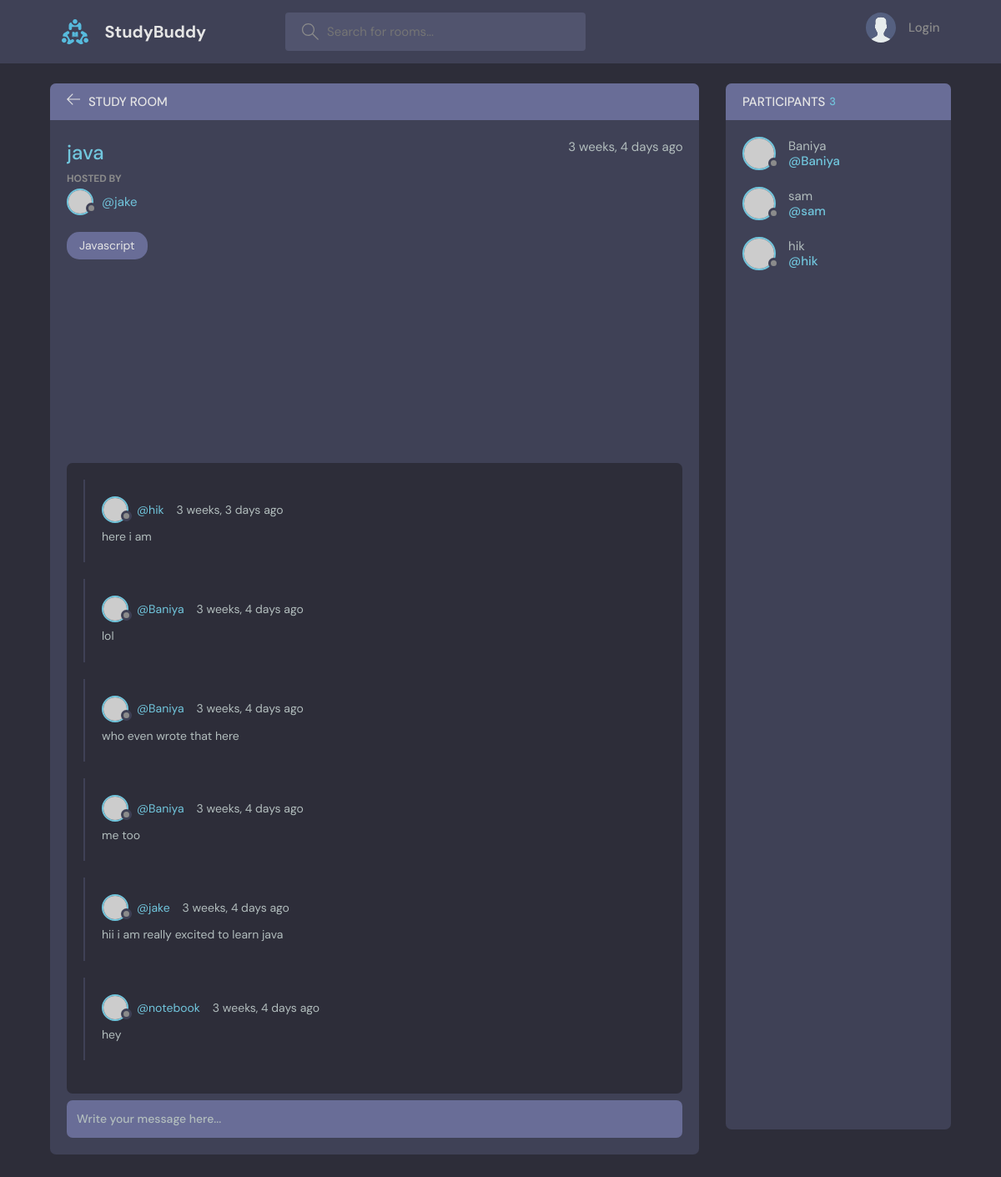
The page /room/1/ on the database its author committed.
### base/models.py (models this page shows, shortened)
class Room(models.Model):
    host =  models.ForeignKey(User, on_delete=models.SET_NULL,null = True)
    topic = models.ForeignKey(Topic, on_delete=models.SET_NULL,null = True)
    name = models.CharField(max_length=200)
    description = models.TextField(null=True, blank=True)
    participants = models.ManyToManyField(User, related_name='participants',blank=True)
    updated = models.DateTimeField(auto_now = True)#takes a snapshot everytime we save this item
    created = models.DateTimeField(auto_now_add = True) #takes a snapshot every timesstamp when first save or create this instance
    class Meta:
        ordering = ['-updated','-created']

class Topic(models.Model):
    name = models.CharField(max_length=200)
    def __str__(self):
        return self.name

class Message(models.Model):
    user = models.ForeignKey(User,on_delete=models.CASCADE)
    room = models.ForeignKey(Room, on_delete=models.CASCADE)#WHEN ROOM GETS DELETED ALL THE CHILDREN ALSO GET DELETED USING CASCADE
    body = models.TextField()
    updated = models.DateTimeField(auto_now = True)#takes a snapshot everytime we save this item
    created = models.DateTimeField(auto_now_add = True) #takes a snapshot every timesstamp when first save or create this instance
    class Meta:
        ordering = ['-updated','-created']

### base/views.py (the view, shortened to what this page needs)
# urls.py: path('room/<str:pk>/', views.room, name="room"),
def room(request, pk):
    room = Room.objects.get(id=pk)
    room_messages = room.message_set.all().order_by('-created')
    participants = room.participants.all()
    context = {'room': room,'room_messages':room_messages,'participants':participants}
    return render(request, 'base/room.html', context)

### base/templates/base/room.html (shortened to what this page needs)
{% extends "main.html" %}
{% block content%}
    <main class="profile-page layout layout--2">
      <div class="container">
        <div class="room">
          <div class="room__top">
            <div class="room__topLeft">
              <a href="{% url 'home'%}">
                <svg version="1.1" xmlns="http://www.w3.org/2000/svg" width="32" height="32" viewBox="0 0 32 32">
                  <title>arrow-left</title>
                  <path
                    d="M13.723 2.286l-13.723 13.714 13.719 13.714 1.616-1.611-10.96-10.96h27.625v-2.286h-27.625l10.965-10.965-1.616-1.607z"
                  ></path>
                </svg>
              </a>
              <h3>Study Room</h3>
            </div>
          </div>
          <div class="room__box scroll">
            <div class="room__header scroll">
              <div class="room__info">
                <h3>{{room.name}}</h3>
                <span>{{room.created|timesince}} ago</span>
              </div>
              <div class="room__hosted">
                <p>Hosted By</p>
                <a href="{% url 'user-profile' room.host.id %}" class="room__author">
                  <div class="avatar avatar--small">
                    <img src="https://randomuser.me/api/portraits/men/37.jpg" />
                  </div>
                  <span>@{{room.host}}</span>
                </a>
              </div>
              <span class="room__topics">{{room.topic}}</span>
            </div>
            <div class="room__conversation">
              <div class="threads scroll">
                {% for message in room_messages %}
                <div class="thread">
                  <div class="thread__top">
                    <div class="thread__author">
                      <a href="{% url 'user-profile' message.user.id%}" class="thread__authorInfo">
                        <div class="avatar avatar--small">
                          <img src="https://randomuser.me/api/portraits/men/37.jpg" />
                        </div>
                        <span>@{{message.user.username}}</span>
                      </a>
                      <span class="thread__date">{{message.created|timesince}} ago</span>
                    </div>
                  </div>
                  <div class="thread__details">
                  {{message.body}}
                  </div>
                </div>
                {% endfor %}
              </div>
            </div>
          </div>
          <div class="room__message">
            <form action="" method = "POST">
              <input name="body" placeholder="Write your message here..." /></form>
          </div>
        </div>
        <div class="participants">
          <h3 class="participants__top">Participants <span>{{participants.count}}</span></h3>
          <div class="participants__list scroll">
            {% for user in participants%}
            <a href="{% url 'user-profile' user.id %}" class="participant">
              <div class="avatar avatar--medium">
                <img src="https://randomuser.me/api/portraits/men/37.jpg" />
              </div>
              <p>
                {{user.username}}
                <span>@{{user.username}}</span>
              </p>
            </a>
            {% endfor %}
          </div>
        </div>
      </div>
    </main>
    {% endblock%}

### rows shown on the page
Room: name "java", created "3 weeks, 4 days", host "jake", topic "Javascript"
Message: user.username "hik", created "3 weeks, 3 days", body "here i am"
Message: user.username "Baniya", created "3 weeks, 4 days", body "lol"
Message: user.username "Baniya", created "3 weeks, 4 days", body "who even wrote that here"
Message: user.username "Baniya", created "3 weeks, 4 days", body "me too"
Message: user.username "jake", created "3 weeks, 4 days", body "hii i am really excited to learn java"
Message: user.username "notebook", created "3 weeks, 4 days", body "hey"

### other values the page prints
{{ participants.count }} "3"
{{ user.username }} "Baniya"
{{ user.username }} "sam"
{{ user.username }} "hik"
